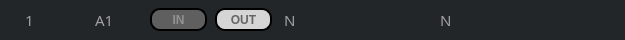
    <widget class="QGroupBox" name="groupBox_3">
     <property name="geometry">
      <rect>
       <x>10</x>
       <y>30</y>
       <width>625</width>
       <height>40</height>
      </rect>
     </property>
     <property name="styleSheet">
      <string notr="true">background-color: rgb(35, 38, 41);
border: 1px solid rgb(35, 38, 41);
border-radius: 17px</string>
     </property>
     <property name="title">
      <string/>
     </property>
     <widget class="QLabel" name="Caridlb_1">
      <property name="geometry">
       <rect>
        <x>20</x>
        <y>12</y>
        <width>21</width>
        <height>16</height>
       </rect>
      </property>
      <property name="font">
       <font>
        <family>AppleSDGothicNeoB00</family>
        <pointsize>11</pointsize>
        <weight>50</weight>
        <bold>false</bold>
       </font>
      </property>
      <property name="styleSheet">
       <string notr="true">color: rgb(159, 161, 162);</string>
      </property>
      <property name="text">
       <string>1</string>
      </property>
     </widget>
     <widget class="QLabel" name="Caridlb_a1">
      <property name="geometry">
       <rect>
        <x>90</x>
        <y>12</y>
        <width>31</width>
        <height>16</height>
       </rect>
      </property>
      <property name="font">
       <font>
        <family>AppleSDGothicNeoB00</family>
        <pointsize>11</pointsize>
        <weight>50</weight>
        <bold>false</bold>
       </font>
      </property>
      <property name="styleSheet">
       <string notr="true">color: rgb(159, 161, 162);</string>
      </property>
      <property name="text">
       <string>A1</string>
      </property>
     </widget>
     <widget class="QPushButton" name="CarID1btIN">
      <property name="geometry">
       <rect>
        <x>150</x>
        <y>8</y>
        <width>57</width>
        <height>23</height>
       </rect>
      </property>
      <property name="font">
       <font>
        <weight>75</weight>
        <bold>true</bold>
       </font>
      </property>
      <property name="styleSheet">
       <string notr="true">QPushButton#CarID1btIN{
	background-color: rgb(95, 95, 95);
	color : rgb(146,146,146);
	border: 2px solid rgb(0,0,0);
	border-radius: 10px
}

</string>
      </property>
      <property name="text">
       <string>IN</string>
      </property>
     </widget>
     <widget class="QLabel" name="A1timerlb">
      <property name="geometry">
       <rect>
        <x>279</x>
        <y>12</y>
        <width>56</width>
        <height>16</height>
       </rect>
      </property>
      <property name="font">
       <font>
        <family>AppleSDGothicNeoB00</family>
        <pointsize>11</pointsize>
       </font>
      </property>
      <property name="styleSheet">
       <string notr="true">color: rgb(159, 161, 162);</string>
      </property>
      <property name="text">
       <string>N</string>
      </property>
     </widget>
     <widget class="QLabel" name="A1Carnamelb">
      <property name="geometry">
       <rect>
        <x>435</x>
        <y>12</y>
        <width>139</width>
        <height>16</height>
       </rect>
      </property>
      <property name="font">
       <font>
        <family>AppleSDGothicNeoB00</family>
        <pointsize>11</pointsize>
       </font>
      </property>
      <property name="styleSheet">
       <string notr="true">color: rgb(159, 161, 162);</string>
      </property>
      <property name="text">
       <string>N</string>
      </property>
     </widget>
     <widget class="QPushButton" name="CarID1btOut">
      <property name="geometry">
       <rect>
        <x>215</x>
        <y>8</y>
        <width>57</width>
        <height>23</height>
       </rect>
      </property>
      <property name="font">
       <font>
        <weight>75</weight>
        <bold>true</bold>
       </font>
      </property>
      <property name="styleSheet">
       <string notr="true">QPushButton#CarID1btOut{
	background-color: rgb(213, 213, 213);
	color : rgb(101,101,101);
	border: 2px solid rgb(0,0,0);
	border-radius: 10px
}</string>
      </property>
      <property name="text">
       <string>OUT</string>
      </property>
     </widget>
     <widget class="QLabel" name="Car1Statelb">
      <property name="geometry">
       <rect>
        <x>348</x>
        <y>10</y>
        <width>31</width>
        <height>21</height>
       </rect>
      </property>
      <property name="text">
       <string/>
      </property>
     </widget>
    </widget>
